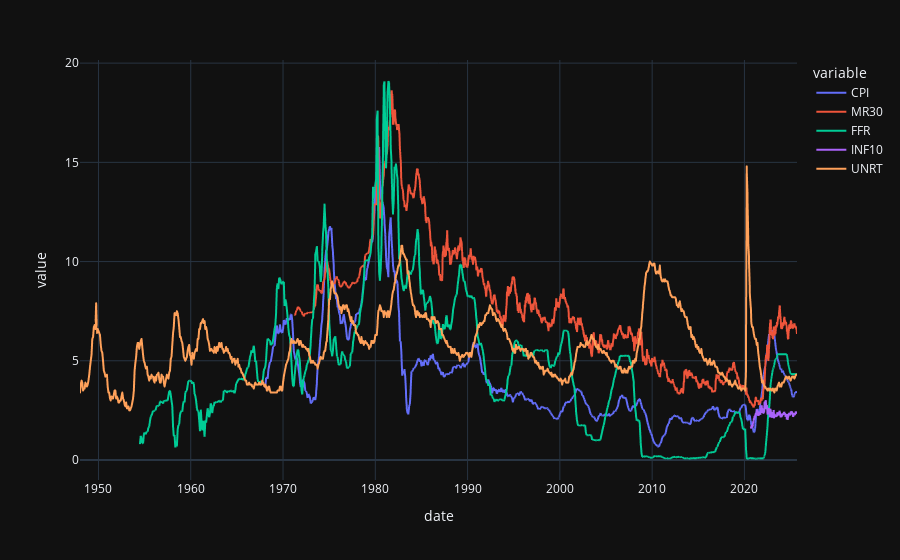

Source (notebook cell):
### Code cell
df.plot()

### Figure 1 — Plotly figure (JSON) as saved in the notebook; plotly's stock layout.template omitted (floating-point values rounded to 4 significant figures; data arrays with more than 128 entries replaced by an {"elided": "..."} marker saying what was removed)
{"data": [{"hovertemplate": "variable=CPI<br>date=%{x}<br>value=%{y}<extra></extra>", "legendgroup": "CPI", "line": {"color": "#636efa", "dash": "solid"}, "marker": {"symbol": "circle"}, "mode": "lines", "name": "CPI", "showlegend": true, "type": "scattergl", "x": {"elided": "4697 str values"}, "xaxis": "x", "y": {"elided": "4697 float values"}, "yaxis": "y"}, {"hovertemplate": "variable=MR30<br>date=%{x}<br>value=%{y}<extra></extra>", "legendgroup": "MR30", "line": {"color": "#EF553B", "dash": "solid"}, "marker": {"symbol": "circle"}, "mode": "lines", "name": "MR30", "showlegend": true, "type": "scattergl", "x": {"elided": "4697 str values"}, "xaxis": "x", "y": {"elided": "4697 float values"}, "yaxis": "y"}, {"hovertemplate": "variable=FFR<br>date=%{x}<br>value=%{y}<extra></extra>", "legendgroup": "FFR", "line": {"color": "#00cc96", "dash": "solid"}, "marker": {"symbol": "circle"}, "mode": "lines", "name": "FFR", "showlegend": true, "type": "scattergl", "x": {"elided": "4697 str values"}, "xaxis": "x", "y": {"elided": "4697 float values"}, "yaxis": "y"}, {"hovertemplate": "variable=INF10<br>date=%{x}<br>value=%{y}<extra></extra>", "legendgroup": "INF10", "line": {"color": "#ab63fa", "dash": "solid"}, "marker": {"symbol": "circle"}, "mode": "lines", "name": "INF10", "showlegend": true, "type": "scattergl", "x": {"elided": "4697 str values"}, "xaxis": "x", "y": {"elided": "4697 float values"}, "yaxis": "y"}, {"hovertemplate": "variable=UNRT<br>date=%{x}<br>value=%{y}<extra></extra>", "legendgroup": "UNRT", "line": {"color": "#FFA15A", "dash": "solid"}, "marker": {"symbol": "circle"}, "mode": "lines", "name": "UNRT", "showlegend": true, "type": "scattergl", "x": {"elided": "4697 str values"}, "xaxis": "x", "y": {"elided": "4697 float values"}, "yaxis": "y"}], "layout": {"legend": {"title": {"text": "variable"}, "tracegroupgap": 0}, "margin": {"t": 60}, "xaxis": {"anchor": "y", "domain": [0, 1], "title": {"text": "date"}}, "yaxis": {"anchor": "x", "domain": [0, 1], "title": {"text": "value"}}}}
